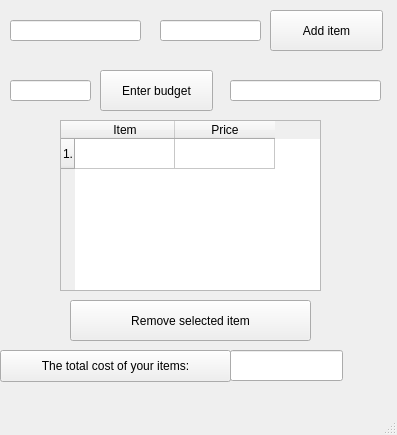
<?xml version="1.0" encoding="UTF-8"?>
<ui version="4.0">
 <class>MainWindow</class>
 <widget class="QMainWindow" name="MainWindow">
  <property name="geometry">
   <rect>
    <x>0</x>
    <y>0</y>
    <width>397</width>
    <height>435</height>
   </rect>
  </property>
  <property name="windowTitle">
   <string>MainWindow</string>
  </property>
  <widget class="QWidget" name="centralwidget">
   <widget class="QLineEdit" name="lineEdit">
    <property name="geometry">
     <rect>
      <x>10</x>
      <y>20</y>
      <width>131</width>
      <height>21</height>
     </rect>
    </property>
   </widget>
   <widget class="QLineEdit" name="lineEdit_2">
    <property name="geometry">
     <rect>
      <x>160</x>
      <y>20</y>
      <width>101</width>
      <height>21</height>
     </rect>
    </property>
   </widget>
   <widget class="QPushButton" name="pushButton">
    <property name="geometry">
     <rect>
      <x>270</x>
      <y>10</y>
      <width>113</width>
      <height>41</height>
     </rect>
    </property>
    <property name="text">
     <string>Add item</string>
    </property>
   </widget>
   <widget class="QLineEdit" name="lineEdit_3">
    <property name="geometry">
     <rect>
      <x>10</x>
      <y>80</y>
      <width>81</width>
      <height>21</height>
     </rect>
    </property>
   </widget>
   <widget class="QPushButton" name="pushButton_2">
    <property name="geometry">
     <rect>
      <x>100</x>
      <y>70</y>
      <width>113</width>
      <height>41</height>
     </rect>
    </property>
    <property name="text">
     <string>Enter budget</string>
    </property>
   </widget>
   <widget class="QLineEdit" name="lineEdit_4">
    <property name="geometry">
     <rect>
      <x>230</x>
      <y>80</y>
      <width>151</width>
      <height>21</height>
     </rect>
    </property>
   </widget>
   <widget class="QTableWidget" name="tableWidget">
    <property name="geometry">
     <rect>
      <x>60</x>
      <y>120</y>
      <width>261</width>
      <height>171</height>
     </rect>
    </property>
    <row>
     <property name="text">
      <string>1.</string>
     </property>
    </row>
    <column>
     <property name="text">
      <string>Item</string>
     </property>
    </column>
    <column>
     <property name="text">
      <string>Price</string>
     </property>
    </column>
   </widget>
   <widget class="QPushButton" name="pushButton_3">
    <property name="geometry">
     <rect>
      <x>70</x>
      <y>300</y>
      <width>241</width>
      <height>41</height>
     </rect>
    </property>
    <property name="text">
     <string>Remove selected item</string>
    </property>
   </widget>
   <widget class="QPushButton" name="pushButton_4">
    <property name="geometry">
     <rect>
      <x>0</x>
      <y>350</y>
      <width>231</width>
      <height>32</height>
     </rect>
    </property>
    <property name="text">
     <string>The total cost of your items:</string>
    </property>
   </widget>
   <widget class="QLineEdit" name="lineEdit_5">
    <property name="geometry">
     <rect>
      <x>230</x>
      <y>350</y>
      <width>113</width>
      <height>31</height>
     </rect>
    </property>
   </widget>
  </widget>
  <widget class="QMenuBar" name="menubar">
   <property name="geometry">
    <rect>
     <x>0</x>
     <y>0</y>
     <width>397</width>
     <height>24</height>
    </rect>
   </property>
  </widget>
  <widget class="QStatusBar" name="statusbar"/>
 </widget>
 <resources/>
 <connections/>
</ui>
